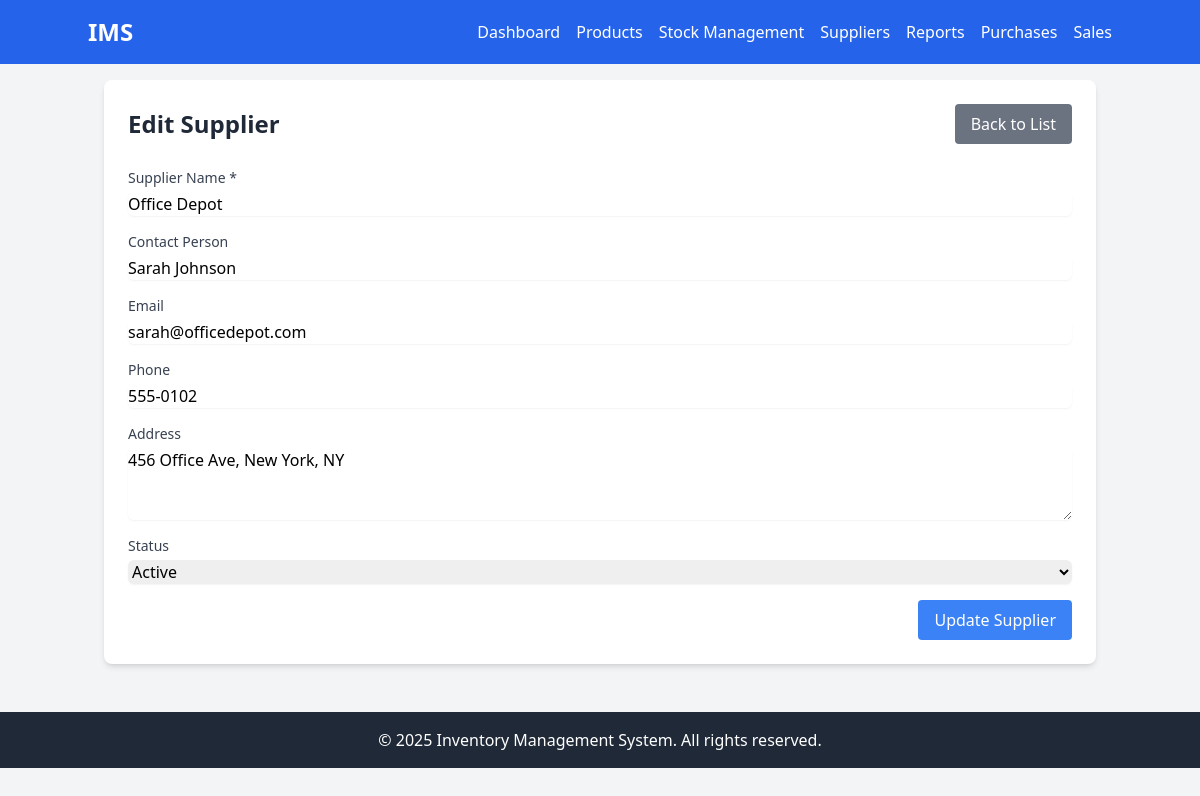
Page /suppliers/edit.php?id=2 on the committed database.
### tables this page shows
CREATE TABLE IF NOT EXISTS suppliers (
    id INT PRIMARY KEY AUTO_INCREMENT,
    name VARCHAR(100) NOT NULL,
    contact_person VARCHAR(100),
    email VARCHAR(100),
    phone VARCHAR(20),
    address TEXT,
    status ENUM('active', 'inactive') DEFAULT 'active',
    created_at TIMESTAMP DEFAULT CURRENT_TIMESTAMP
);

### suppliers/edit.php (the view, shortened to what this page needs)
<?php
require_once '../includes/config.php';
require_once '../includes/header.php';
$id = isset($_GET['id']) ? (int)$_GET['id'] : 0;
$stmt = $conn->prepare("SELECT * FROM suppliers WHERE id = ?");
$stmt->bind_param("i", $id);
$stmt->execute();
$result = $stmt->get_result();
$supplier = $result->fetch_assoc();
if ($_SERVER['REQUEST_METHOD'] === 'POST') {
    $name = trim($_POST['name']);
    $contact_person = trim($_POST['contact_person']);
    $email = trim($_POST['email']);
    $phone = trim($_POST['phone']);
    $address = trim($_POST['address']);
    $status = $_POST['status'];
    if (empty($name)) {
        $error = "Supplier name is required";
    } elseif (!filter_var($email, FILTER_VALIDATE_EMAIL) && !empty($email)) {
        $error = "Invalid email format";
    } else {
        $stmt = $conn->prepare("UPDATE suppliers SET name = ?, contact_person = ?, email = ?, phone = ?, address = ?, status = ? WHERE id = ?");
        $stmt->bind_param("ssssssi", $name, $contact_person, $email, $phone, $address, $status, $id);
        if ($stmt->execute()) {
            $_SESSION['success'] = "Supplier updated successfully";
            header("Location: index.php");
            exit();
        } else {
            $error = "Error updating supplier";
        }
    }
} else {
    $name = $supplier['name'];
    $contact_person = $supplier['contact_person'];
    $email = $supplier['email'];
    $phone = $supplier['phone'];
    $address = $supplier['address'];
    $status = $supplier['status'];
}
?>
<div class="bg-white rounded-lg shadow-md p-6">
    <div class="flex justify-between items-center mb-6">
        <h1 class="text-2xl font-bold text-gray-800">Edit Supplier</h1>
        <a href="index.php" class="bg-gray-500 text-white px-4 py-2 rounded hover:bg-gray-600">Back to List</a>
    </div>
    <form method="POST" class="space-y-4">
        <div>
            <label for="name" class="block text-sm font-medium text-gray-700">Supplier Name *</label>
            <input type="text" name="name" id="name" value="<?php echo htmlspecialchars($name); ?>" required
                   class="mt-1 block w-full rounded-md border-gray-300 shadow-sm focus:border-blue-500 focus:ring-blue-500">
        </div>
        <div>
            <label for="contact_person" class="block text-sm font-medium text-gray-700">Contact Person</label>
            <input type="text" name="contact_person" id="contact_person" value="<?php echo htmlspecialchars($contact_person); ?>"
                   class="mt-1 block w-full rounded-md border-gray-300 shadow-sm focus:border-blue-500 focus:ring-blue-500">
        </div>
        <div>
            <label for="email" class="block text-sm font-medium text-gray-700">Email</label>
            <input type="email" name="email" id="email" value="<?php echo htmlspecialchars($email); ?>"
                   class="mt-1 block w-full rounded-md border-gray-300 shadow-sm focus:border-blue-500 focus:ring-blue-500">
        </div>
        <div>
            <label for="phone" class="block text-sm font-medium text-gray-700">Phone</label>
            <input type="tel" name="phone" id="phone" value="<?php echo htmlspecialchars($phone); ?>"
                   class="mt-1 block w-full rounded-md border-gray-300 shadow-sm focus:border-blue-500 focus:ring-blue-500">
        </div>
        <div>
            <label for="address" class="block text-sm font-medium text-gray-700">Address</label>
            <textarea name="address" id="address" rows="3"
                      class="mt-1 block w-full rounded-md border-gray-300 shadow-sm focus:border-blue-500 focus:ring-blue-500"><?php echo htmlspecialchars($address); ?></textarea>
        </div>
        <div>
            <label for="status" class="block text-sm font-medium text-gray-700">Status</label>
            <select name="status" id="status" required
                    class="mt-1 block w-full rounded-md border-gray-300 shadow-sm focus:border-blue-500 focus:ring-blue-500">
                <option value="active" <?php echo $status === 'active' ? 'selected' : ''; ?>>Active</option>
            </select>
        </div>
        <div class="flex justify-end">
            <button type="submit" class="bg-blue-500 text-white px-4 py-2 rounded hover:bg-blue-600">Update Supplier</button>
        </div>
    </form>
</div>
<?php require_once '../includes/footer.php'; ?>

### rows in the picture
suppliers: name "Office Depot", contact_person "Sarah Johnson", email "sarah@officedepot.com", phone "555-0102", address "456 Office Ave, New York, NY", status "Active"
